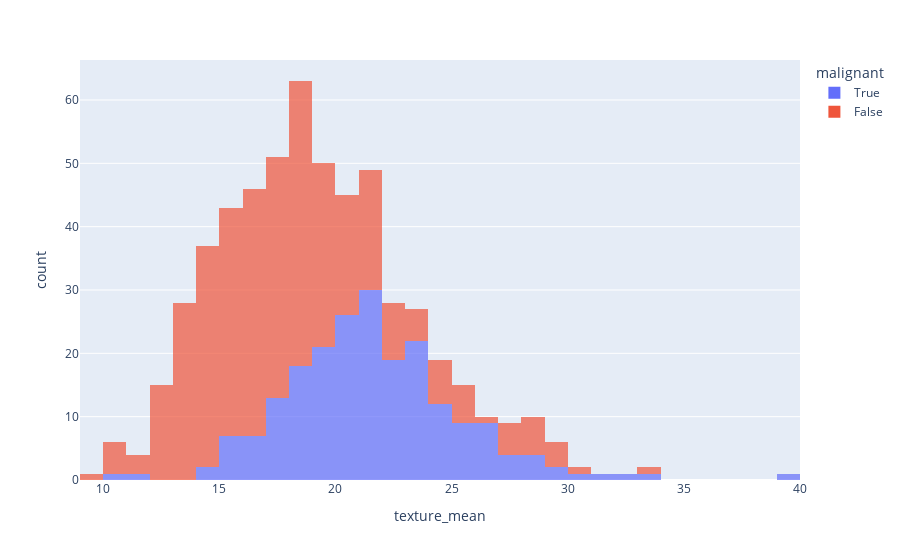

The notebook cell this image was saved under:
### Code cell
df.plot(kind='hist', x='texture_mean', color='malignant', opacity=0.7)

### Figure 1 — Plotly figure (JSON) as saved in the notebook; plotly's stock layout.template omitted (floating-point values rounded to 4 significant figures; data arrays with more than 128 entries replaced by an {"elided": "..."} marker saying what was removed)
{"data": [{"alignmentgroup": "True", "bingroup": "x", "hovertemplate": "malignant=True<br>texture_mean=%{x}<br>count=%{y}<extra></extra>", "legendgroup": "True", "marker": {"color": "#636efa", "opacity": 0.7, "pattern": {"shape": ""}}, "name": "True", "offsetgroup": "True", "orientation": "v", "showlegend": true, "x": {"elided": "212 float values"}, "xaxis": "x", "yaxis": "y", "type": "histogram"}, {"alignmentgroup": "True", "bingroup": "x", "hovertemplate": "malignant=False<br>texture_mean=%{x}<br>count=%{y}<extra></extra>", "legendgroup": "False", "marker": {"color": "#EF553B", "opacity": 0.7, "pattern": {"shape": ""}}, "name": "False", "offsetgroup": "False", "orientation": "v", "showlegend": true, "x": {"elided": "357 float values"}, "xaxis": "x", "yaxis": "y", "type": "histogram"}], "layout": {"xaxis": {"anchor": "y", "domain": [0.0, 1.0], "title": {"text": "texture_mean"}}, "yaxis": {"anchor": "x", "domain": [0.0, 1.0], "title": {"text": "count"}}, "legend": {"title": {"text": "malignant"}, "tracegroupgap": 0}, "margin": {"t": 60}, "barmode": "relative"}}
